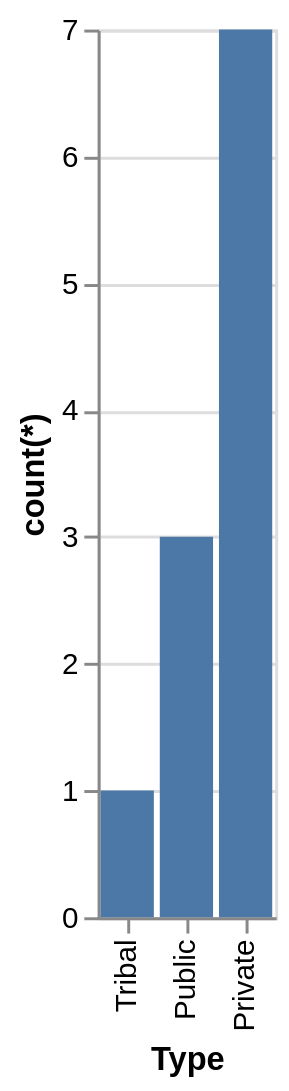

Vega-Lite specification stored for this chart:
### Vega-Lite specification from a JSON file in a GitHub repository (floating-point values rounded to 4 significant figures)
{"data": {"values": [{"x_data": "Tribal", "y_data": 1}, {"x_data": "Public", "y_data": 3}, {"x_data": "Private", "y_data": 7}]}, "mark": "bar", "encoding": {"x": {"field": "x_data", "type": "nominal", "title": "Type", "sort": {"op": "sum", "field": "y_data", "order": "ascending"}}, "y": {"field": "y_data", "type": "quantitative", "title": "count(*)"}}}
